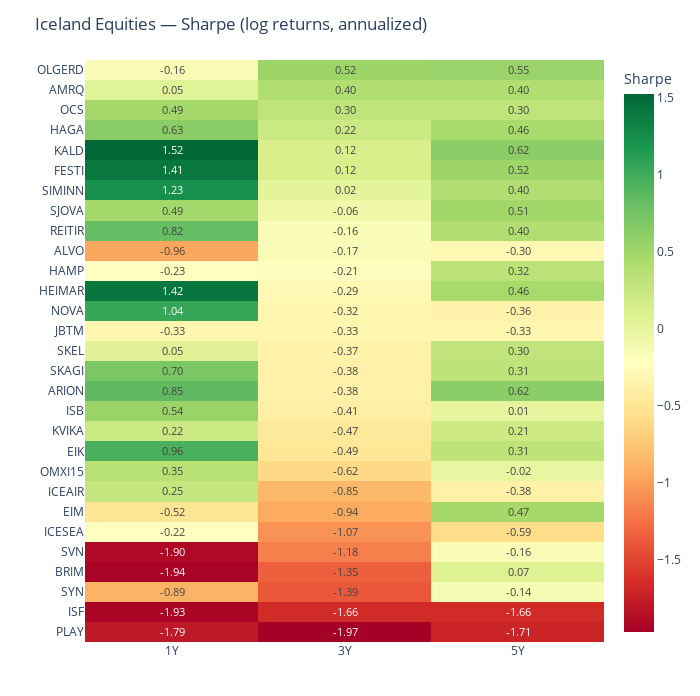

Notebook code cell kept with this figure:
### Code cell
import numpy as np
import plotly.io as pio
import plotly.express as px

hm = sharpe_df[['1Y','3Y','5Y']].astype(float)

# sort if you want
hm = hm.sort_values('3Y', ascending=False)

fig = px.imshow(
    hm.values,
    x=hm.columns, y=hm.index,
    color_continuous_scale="RdYlGn",
    zmin=np.nanmin(hm.values), 
    zmax=np.nanmax(hm.values),
    aspect="auto"
)

# center scale at 0 explicitly
fig.update_coloraxes(cmid=0)

# Add annotations inside cells
text = [[f"{v:.2f}" if np.isfinite(v) else "" for v in row] for row in hm.values]
fig.update_traces(text=text, texttemplate="%{text}", textfont=dict(size=11))

fig.update_layout(
    title="Iceland Equities — Sharpe (log returns, annualized)",
    xaxis_title="", yaxis_title="",
    coloraxis_colorbar=dict(title="Sharpe"),
    template="plotly_white",
    margin=dict(l=80, r=30, t=60, b=30),
    width=700, height=max(300, 24*len(hm))
)

# Hover
fig.update_traces(
    hovertemplate="<b>%{y}</b><br>%{x}: %{z:.2f}<extra></extra>"
)

fig.show()
pio.write_json(fig, "../docs/data/sharpe/fig_sharpe_window.json")

### Figure 1 — Plotly figure (JSON) as saved in the notebook; plotly's stock layout.template omitted (floating-point values rounded to 4 significant figures)
{"data": [{"coloraxis": "coloraxis", "hovertemplate": "<b>%{y}</b><br>%{x}: %{z:.2f}<extra></extra>", "name": "0", "text": [["-0.16", "0.52", "0.55"], ["0.05", "0.40", "0.40"], ["0.49", "0.30", "0.30"], ["0.63", "0.22", "0.46"], ["1.52", "0.12", "0.62"], ["1.41", "0.12", "0.52"], ["1.23", "0.02", "0.40"], ["0.49", "-0.06", "0.51"], ["0.82", "-0.16", "0.40"], ["-0.96", "-0.17", "-0.30"], ["-0.23", "-0.21", "0.32"], ["1.42", "-0.29", "0.46"], ["1.04", "-0.32", "-0.36"], ["-0.33", "-0.33", "-0.33"], ["0.05", "-0.37", "0.30"], ["0.70", "-0.38", "0.31"], ["0.85", "-0.38", "0.62"], ["0.54", "-0.41", "0.01"], ["0.22", "-0.47", "0.21"], ["0.96", "-0.49", "0.31"], ["0.35", "-0.62", "-0.02"], ["0.25", "-0.85", "-0.38"], ["-0.52", "-0.94", "0.47"], ["-0.22", "-1.07", "-0.59"], ["-1.90", "-1.18", "-0.16"], ["-1.94", "-1.35", "0.07"], ["-0.89", "-1.39", "-0.14"], ["-1.93", "-1.66", "-1.66"], ["-1.79", "-1.97", "-1.71"]], "textfont": {"size": 11}, "texttemplate": "%{text}", "type": "heatmap", "x": ["1Y", "3Y", "5Y"], "xaxis": "x", "y": ["OLGERD", "AMRQ", "OCS", "HAGA", "KALD", "FESTI", "SIMINN", "SJOVA", "REITIR", "ALVO", "HAMP", "HEIMAR", "NOVA", "JBTM", "SKEL", "SKAGI", "ARION", "ISB", "KVIKA", "EIK", "OMXI15", "ICEAIR", "EIM", "ICESEA", "SVN", "BRIM", "SYN", "ISF", "PLAY"], "yaxis": "y", "z": [[-0.1554, 0.5209, 0.5467], [0.04846, 0.4017, 0.4017], [0.4871, 0.3021, 0.3021], [0.6267, 0.2192, 0.4553], [1.525, 0.1244, 0.6195], [1.409, 0.1165, 0.5233], [1.232, 0.02283, 0.4044], [0.4895, -0.06329, 0.5055], [0.8227, -0.1571, 0.3981], [-0.9585, -0.1676, -0.3014], [-0.2328, -0.209, 0.323], [1.42, -0.2926, 0.4634], [1.043, -0.3245, -0.3601], [-0.3306, -0.3306, -0.3306], [0.05219, -0.3723, 0.3006], [0.7025, -0.3769, 0.3123], [0.8515, -0.379, 0.6243], [0.54, -0.4053, 0.006946], [0.2203, -0.4749, 0.2087], [0.9576, -0.4918, 0.3123], [0.3541, -0.6166, -0.02459], [0.254, -0.847, -0.3843], [-0.5185, -0.941, 0.4716], [-0.2234, -1.067, -0.5886], [-1.903, -1.177, -0.1604], [-1.945, -1.351, 0.07076], [-0.8908, -1.393, -0.1433], [-1.933, -1.662, -1.662], [-1.788, -1.973, -1.708]]}], "layout": {"coloraxis": {"cmax": 1.525, "cmid": 0, "cmin": -1.973, "colorbar": {"title": {"text": "Sharpe"}}, "colorscale": [[0, "rgb(165,0,38)"], [0.1, "rgb(215,48,39)"], [0.2, "rgb(244,109,67)"], [0.3, "rgb(253,174,97)"], [0.4, "rgb(254,224,139)"], [0.5, "rgb(255,255,191)"], [0.6, "rgb(217,239,139)"], [0.7, "rgb(166,217,106)"], [0.8, "rgb(102,189,99)"], [0.9, "rgb(26,152,80)"], [1, "rgb(0,104,55)"]]}, "height": 696, "margin": {"b": 30, "l": 80, "r": 30, "t": 60}, "title": {"text": "Iceland Equities — Sharpe (log returns, annualized)"}, "width": 700, "xaxis": {"anchor": "y", "domain": [0, 1], "title": {"text": ""}}, "yaxis": {"anchor": "x", "autorange": "reversed", "domain": [0, 1], "title": {"text": ""}}}}
